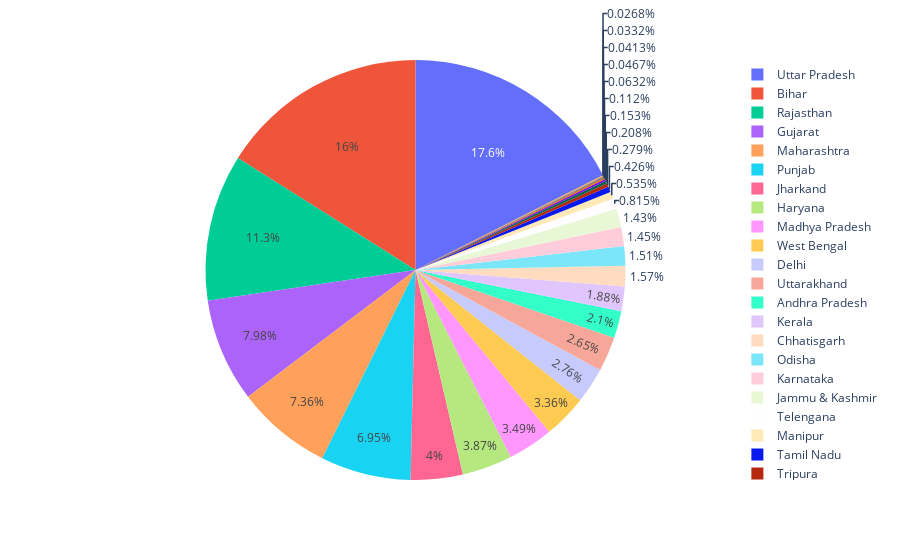

Here is the notebook cell this chart was saved with:
### Code cell
fig = px.pie(data, values='VitD_deficit_total', names='State')
fig.show()

### Figure 1 — Plotly figure (JSON) as saved in the notebook; plotly's stock layout.template omitted (floating-point values rounded to 4 significant figures)
{"data": [{"domain": {"x": [0, 1], "y": [0, 1]}, "hovertemplate": "State=%{label}<br>VitD_deficit_total=%{value}<extra></extra>", "labels": ["Delhi", "Haryana", "Himachal Pradesh", "Jammu & Kashmir", "Punjab", "Rajasthan", "Uttarakhand", "Chhatisgarh", "Madhya Pradesh", "Uttar Pradesh", "Bihar", "Jharkand", "Odisha", "West Bengal", "Arunachal Pradesh", "Assam", "Manipur", "Meghalaya", "Mizoram", "Nagaland", "Sikkim", "Tripura", "Goa", "Gujarat", "Maharashtra", "Andhra Pradesh", "Karnataka", "Kerala", "Tamil Nadu", "Telengana"], "legendgroup": "", "name": "", "showlegend": true, "type": "pie", "values": [655500.0, 920600.0, 36480.0, 340200.0, 1653000.0, 2684000.0, 631100.0, 373300.0, 830200.0, 4174000.0, 3815000.0, 951700.0, 359000.0, 799000.0, 15030.0, 49480.0, 127100.0, 9828.0, 7905.0, 6373.0, 11100.0, 66340.0, 26570.0, 1898000.0, 1750000.0, 498400.0, 344700.0, 447600.0, 101300.0, 193800.0]}], "layout": {"legend": {"tracegroupgap": 0}, "margin": {"t": 60}}}
